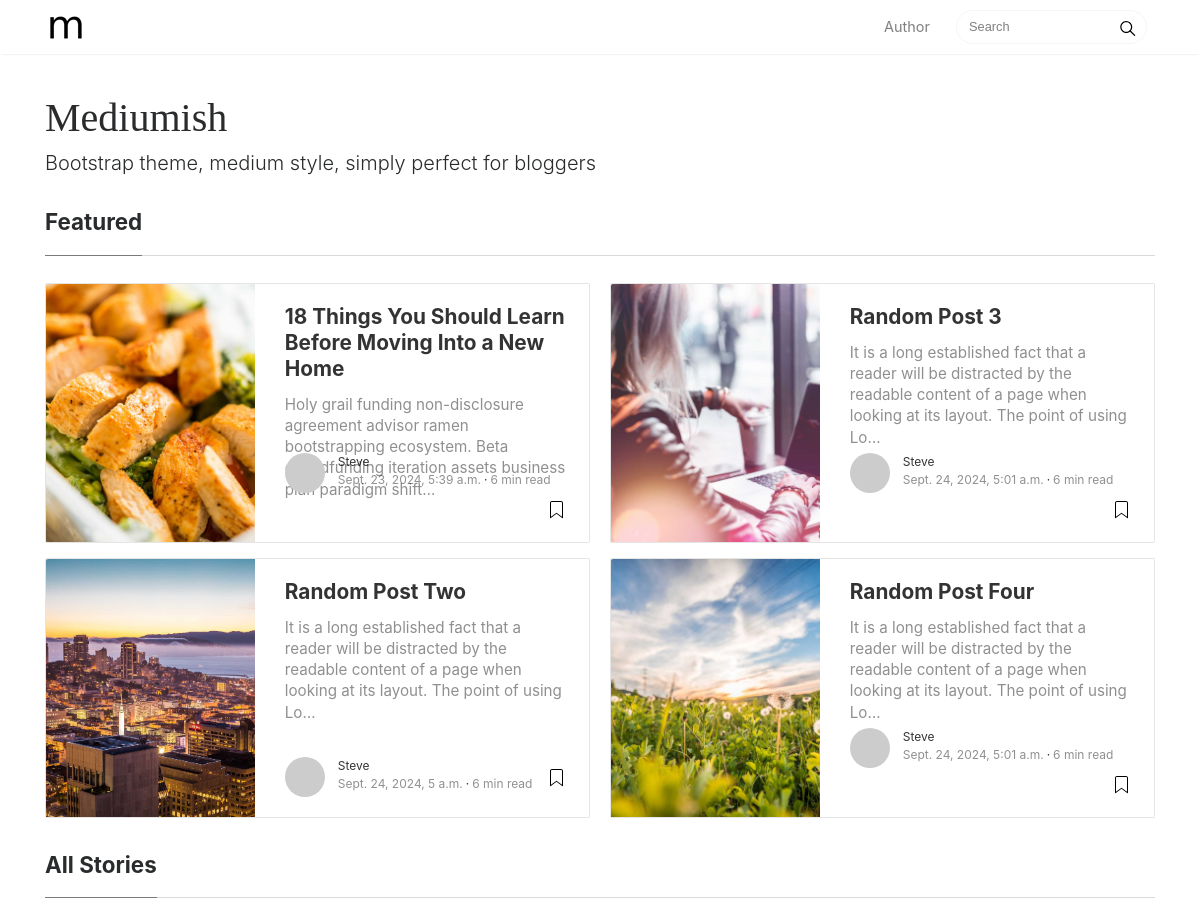
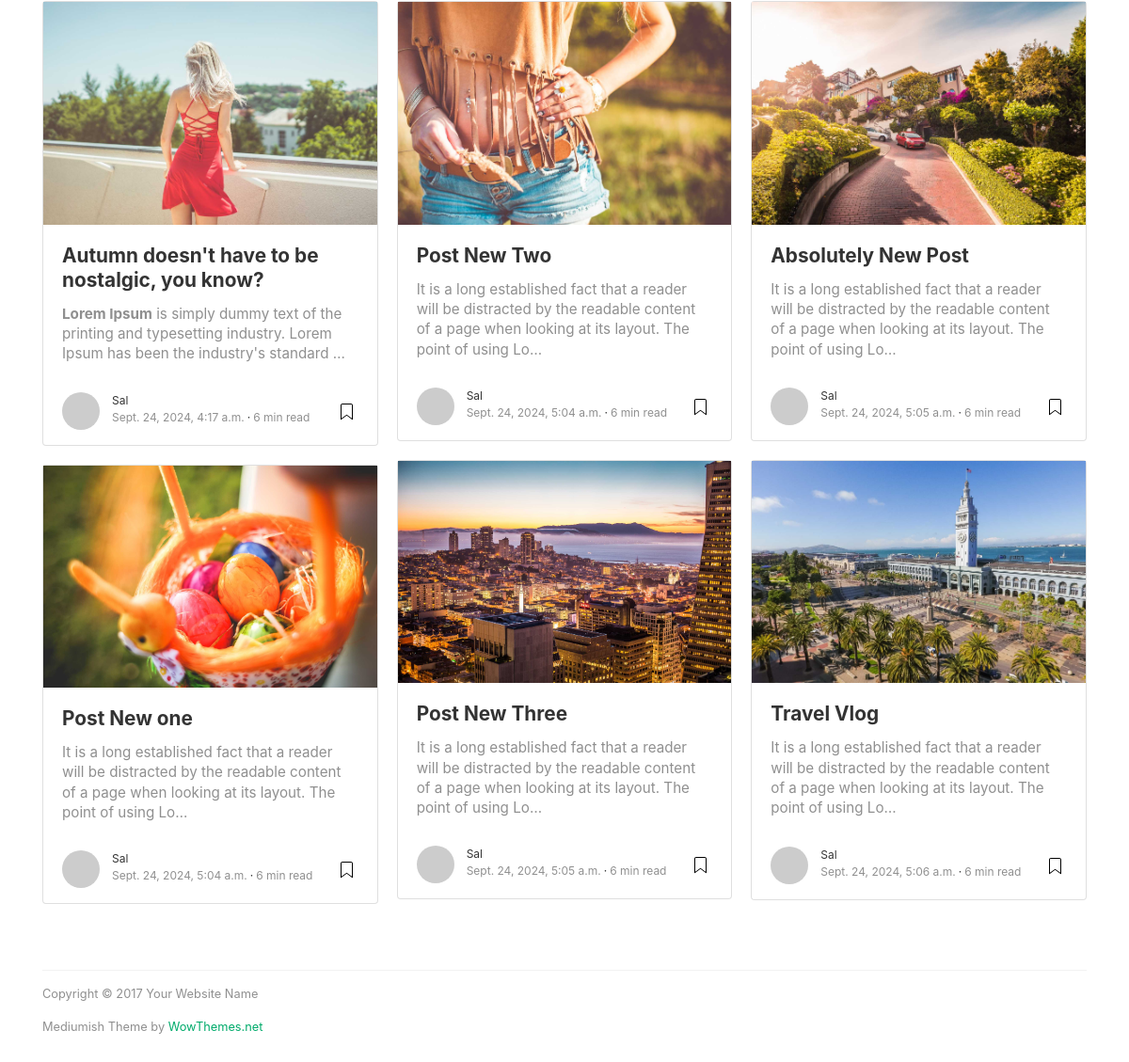
The page / on the database its author committed (2 pictures, top to bottom).
### blog/models.py (models this page shows, shortened)
class Blog(models.Model):
    blog_name = models.CharField(max_length = 200)
    description = models.TextField()

class Post(models.Model):
    title = models.CharField(max_length = 200)
    slug = models.SlugField(unique = True)
    content = RichTextUploadingField()
    featured_image = models.ImageField(upload_to = 'uploads/', blank=True, null = True)
    tags = TaggableManager(blank=True)
    featured = models.BooleanField(default = False)
    pub_date = models.DateTimeField(auto_now = True)
    mod_date = models.DateTimeField(auto_now_add = True)
    meta_title = models.CharField(max_length = 200, blank = True, null = True)
    meta_description = models.TextField(blank = True, null = True)

### blog/views.py (the view)
# urls.py: path('', views.home_view, name="index"),
def home_view(request):
    blog = Blog.objects.all().first()
    featured_post = Post.objects.filter(featured=True)[:4]
    story_post = Post.objects.filter(featured=False)
    context = {'blog':blog ,'featured_post':featured_post, 'story_post':story_post}
    return render(request, 'blog/index.html', context=context)

### templates/blog/index.html (shortened to what this page needs)
{% extends "partial/base.html" %}
{% load static %}
{% block body_block %}
<div class="container">
	<div class="mainheading">
		<h1 class="sitetitle">{{ blog.blog_name }}</h1>
		<p class="lead">
			 {{ blog.description }}
		</p>
	</div>
	<section class="featured-posts">
	<div class="section-title">
		<h2><span>Featured</span></h2>
	</div>
	<div class="card-columns listfeaturedtag">
		{% for feature in featured_post %}
		<div class="card">
			<div class="row">
				<div class="col-md-5 wrapthumbnail">
					<a href="{{ feature.slug }}">
						<div class="thumbnail" style="background-image:url({{ feature.featured_image.url }});">
						</div>
					</a>
				</div>
				<div class="col-md-7">
					<div class="card-block">
						<h2 class="card-title"><a href="{{ feature.slug }}">{{ feature.title}}</a></h2>
						<h4 class="card-text">{{ feature.content|truncatechars:150|safe }}</h4>
						<div class="metafooter">
							<div class="wrapfooter">
								<span class="meta-footer-thumb">
								<a href="author.html"><img class="author-thumb" src="{% static 'https://www.gravatar.com/avatar/e56154546cf4be74e393c62d1ae9f9d4?s=250&amp;d=mm&amp;r=x' %}" alt="Sal"></a>
								</span>
								<span class="author-meta">
								<span class="post-name"><a href="author.html">Steve</a></span><br/>
								<span class="post-date">{{ feature.mod_date }}</span><span class="dot"></span><span class="post-read">6 min read</span>
								</span>
								<span class="post-read-more"><a href="{{ feature.slug }}" title="Read Story"></a></span>
							</div>
						</div>
					</div>
				</div>
			</div>
		</div>
		{% endfor %}
	</div>
	</section>
	<section class="recent-posts">
	<div class="section-title">
		<h2><span>All Stories</span></h2>
	</div>
	<div class="card-columns listrecent">
		{% for story in story_post %}
		<div class="card">
			<a href="{{ story.slug }}">
				<img class="img-fluid" src="{{ story.featured_image.url }}" alt="">
			</a>
			<div class="card-block">
				<h2 class="card-title"><a href="{{ story.slug }}">{{ story.title }}</a></h2>
				<h4 class="card-text">{{ story.content|truncatechars:150|safe }}</h4>
				<div class="metafooter">
					<div class="wrapfooter">
						<span class="meta-footer-thumb">
						<a href="author.html"><img class="author-thumb" src="https://www.gravatar.com/avatar/e56154546cf4be74e393c62d1ae9f9d4?s=250&amp;d=mm&amp;r=x" alt="Sal"></a>
						</span>
						<span class="author-meta">
						<span class="post-name"><a href="author.html">Sal</a></span><br/>
						<span class="post-date">{{ story.mod_date }}</span><span class="dot"></span><span class="post-read" >6 min read</span>
						</span>
						<span class="post-read-more"><a href="{{ story.slug }}" title="Read Story"></a></span>
					</div>
				</div>
			</div>
		</div>
		{% endfor %}
	</div>
	</section>
{% endblock  %}

### templates/partial/base.html (shortened to what this page needs)
{% load static %}
<html lang="en">
<head>
<link href="{% static 'assets/css/bootstrap.min.css' %}" rel="stylesheet">
<link href="{% static 'https://maxcdn.bootstrapcdn.com/font-awesome/4.7.0/css/font-awesome.min.css' %}" rel="stylesheet">
<link href="{% static 'assets/css/mediumish.css' %}" rel="stylesheet">
</head>
<body>
<nav class="navbar navbar-toggleable-md navbar-light bg-white fixed-top mediumnavigation">
    <div class="container">
        <a class="navbar-brand" href="{% url 'index' %}">
        <img src="{% static 'assets/img/logo.png' %}" alt="logo">
        </a>
        <div class="collapse navbar-collapse" id="navbarsExampleDefault">
            <ul class="navbar-nav ml-auto">
                <li class="nav-item">
                    <a class="nav-link" href="author.html">Author</a>
                </li>
            </ul>
            <form class="form-inline my-2 my-lg-0">
                <input class="form-control mr-sm-2" type="text" placeholder="Search">
                <span class="search-icon"><svg class="svgIcon-use" width="25" height="25" viewbox="0 0 25 25"><path d="M20.067 18.933l-4.157-4.157a6 6 0 1 0-.884.884l4.157 4.157a.624.624 0 1 0 .884-.884zM6.5 11c0-2.62 2.13-4.75 4.75-4.75S16 8.38 16 11s-2.13 4.75-4.75 4.75S6.5 13.62 6.5 11z"></path></svg></span>
            </form>
        </div>
    </div>
    </nav>
    {% block body_block %}
    {% endblock  %}
	<div class="footer">
		<p class="pull-left">
			 Copyright &copy; 2017 Your Website Name
		</p>
		<p class="pull-right">
			 Mediumish Theme by <a target="_blank" href="https://www.wowthemes.net">WowThemes.net</a>
		</p>
	</div>
</div>
</body>

### static/assets/css/mediumish.css (style rules this page uses)
body { padding-top:5rem; }
.mainheading { padding:1rem 0rem; }
a { color:#00ab6b; }
a,a:hover { transition:all 0.2s; }
.mediumnavigation { background:rgba(255,255,255,.97); box-shadow:0 2px 2px -2px rgba(0,0,0,.15); }
section { margin-bottom:20px; }
.section-title h2 { border-bottom:1px solid rgba(0,0,0,.15); margin-bottom:25px; font-weight:700; font-size:1.4rem; margin-bottom:27px; }
.section-title span { border-bottom:1px solid rgba(0,0,0,.44); display:inline-block; padding-bottom:20px; margin-bottom:-1px; }
@media (min-width:576px) { .card-columns.listfeaturedtag { -webkit-column-count:2; -moz-column-count:2; column-count:2; } }
@media (min-width:992px) { .navbar-toggleable-md .navbar-nav .nav-link { padding-right:.7rem; padding-left:.7rem; } }
.card-columns .card { margin-bottom:20px; }
.listfeaturedtag .wrapthumbnail { height:258px; flex:0 0 auto; }
.listfeaturedtag .card { border:1px solid rgba(0,0,0,.1); border-radius:2px; height:260px; padding-left:0; margin-bottom:15px; }
.listfeaturedtag .thumbnail { background-size:cover; height:100%; display:block; background-position:38% 22% !important; background-origin:border-box!important; border-top-left-radius:2px; }
.listfeaturedtag .card-block { padding-left:0; }
.listfeaturedtag h2.card-title,.listrecent h2.card-title { font-size:1.3rem; font-weight:700; line-height: 1.25; }
.listfeaturedtag h2.card-title a,.listrecent h2.card-title a { color:rgba(0,0,0,.8); }
.listfeaturedtag h4.card-text,.listrecent h4.card-text { color:rgba(0,0,0,.44); font-size:0.95rem; line-height:1.4; font-weight:400; }
.listfeaturedtag .wrapfooter { position:absolute; bottom:20px; font-size:12px; display:block; width:85%; }
.listrecent .wrapfooter { font-size:12px; margin-top:30px; }
.author-thumb { width:40px; height:40px; float:left; margin-right:13px; border-radius:100%; }
.author-meta { flex:1 1 auto; white-space:nowrap!important; text-overflow:ellipsis!important; overflow:hidden!important; }
span.post-name,span.post-date,span.author-meta { display:inline-block; }
span.post-date,span.post-read { color:rgba(0,0,0,.44); }
span.post-read-more { align-items:center; display:inline-block; float:right; margin-top:8px; }
span.post-read-more a { color:rgba(0,0,0,.44); }
span.post-name a,span.post-read-more a:hover { color:rgba(0,0,0,.8); }
.dot:after { content:"·"; margin-left:3px; margin-right:3px; }
.mediumnavigation .form-control { font-size:0.8rem; border-radius:30px; overflow:hidden; border:1px solid rgba(0,0,0,0.04); }
.mediumnavigation .form-inline { margin-left:15px; }
.mediumnavigation .navbar-brand { font-weight:500; }
.mediumnavigation .nav-item,.dropdown-menu { font-size:0.9rem; }
.mediumnavigation .search-icon { margin-left:-40px; display:inline-block; margin-top:3px; cursor:pointer; }
.mediumnavigation .navbar-brand img { max-height:30px; margin-right:5px; }
.mainheading h1.sitetitle { font-family:Righteous; }
.footer { border-top:1px solid rgba(0,0,0,.05)!important; padding-top:15px; padding-bottom:12px; font-size:0.8rem; color:rgba(0,0,0,.44); margin-top:50px; }
.card { border-radius:4px; }

### rows shown on the page
Blog: blog_name "Mediumish", description "Bootstrap theme, medium style, simply perfect for bloggers"
Post: featured_image (picture), title "18 Things You Should Learn Before Moving Into a New Home", content "Holy grail funding non-disclosure agreement advisor ramen bootstrapping ecosystem. Beta crowdfunding iteration assets business plan paradigm shift…", mod_date "Sept. 23, 2024, 5:39 a.m."
Post: featured_image (picture), title "Random Post Two", content "It is a long established fact that a reader will be distracted by the readable content of a page when looking at its layout. The point of using Lo…", mod_date "Sept. 24, 2024, 5 a.m."
Post: featured_image (picture), title "Random Post 3", content "It is a long established fact that a reader will be distracted by the readable content of a page when looking at its layout. The point of using Lo…", mod_date "Sept. 24, 2024, 5:01 a.m."
Post: featured_image (picture), title "Random Post Four", content "It is a long established fact that a reader will be distracted by the readable content of a page when looking at its layout. The point of using Lo…", mod_date "Sept. 24, 2024, 5:01 a.m."
Post: featured_image (picture), title "Autumn doesn't have to be nostalgic, you know?", content "Lorem Ipsum is simply dummy text of the printing and typesetting industry. Lorem Ipsum has been the industry's standard …", mod_date "Sept. 24, 2024, 4:17 a.m."
Post: featured_image (picture), title "Post New one", content "It is a long established fact that a reader will be distracted by the readable content of a page when looking at its layout. The point of using Lo…", mod_date "Sept. 24, 2024, 5:04 a.m."
Post: featured_image (picture), title "Post New Two", content "It is a long established fact that a reader will be distracted by the readable content of a page when looking at its layout. The point of using Lo…", mod_date "Sept. 24, 2024, 5:04 a.m."
Post: featured_image (picture), title "Post New Three", content "It is a long established fact that a reader will be distracted by the readable content of a page when looking at its layout. The point of using Lo…", mod_date "Sept. 24, 2024, 5:05 a.m."
Post: featured_image (picture), title "Absolutely New Post", content "It is a long established fact that a reader will be distracted by the readable content of a page when looking at its layout. The point of using Lo…", mod_date "Sept. 24, 2024, 5:05 a.m."
Post: featured_image (picture), title "Travel Vlog", content "It is a long established fact that a reader will be distracted by the readable content of a page when looking at its layout. The point of using Lo…", mod_date "Sept. 24, 2024, 5:06 a.m."
